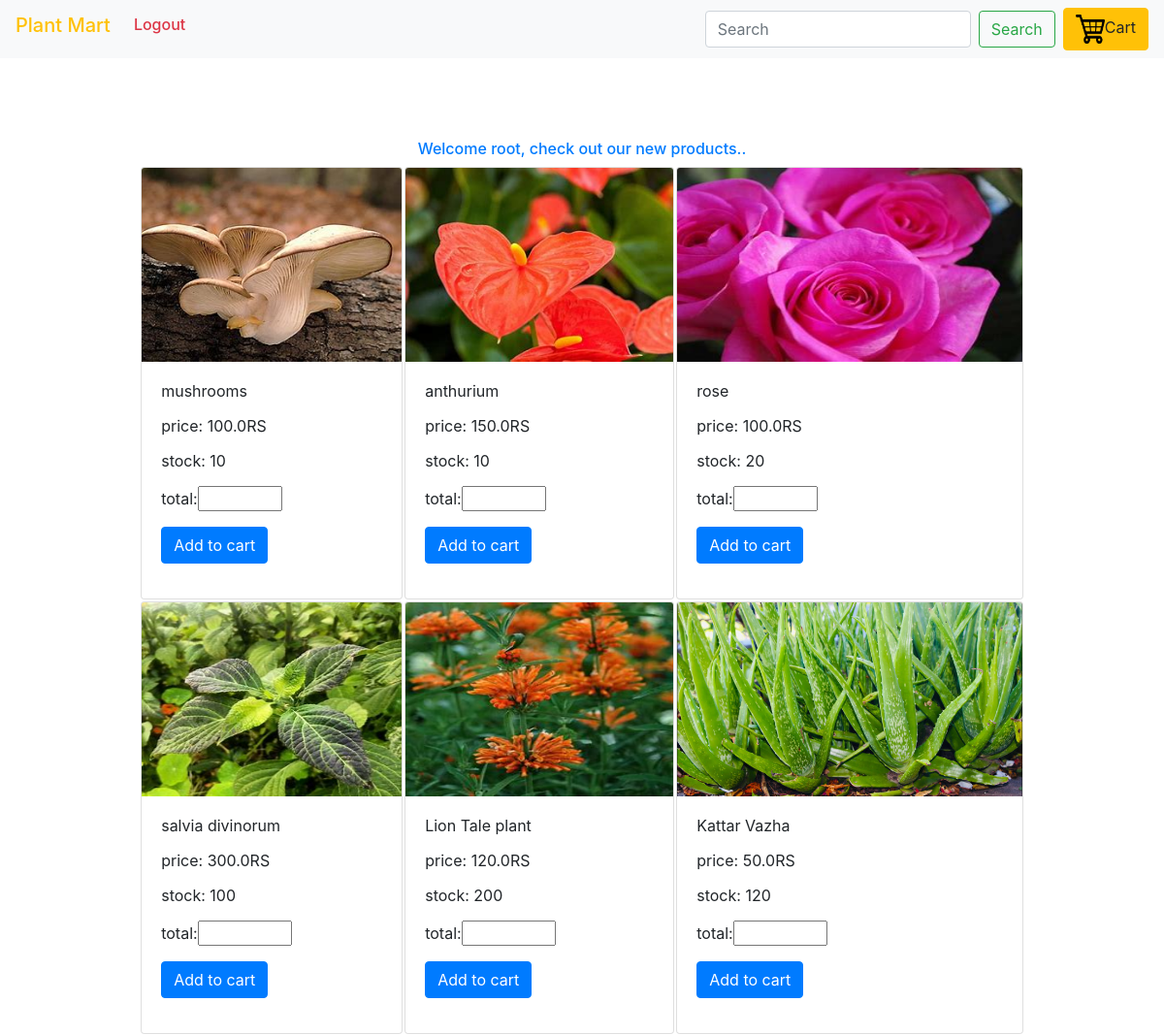
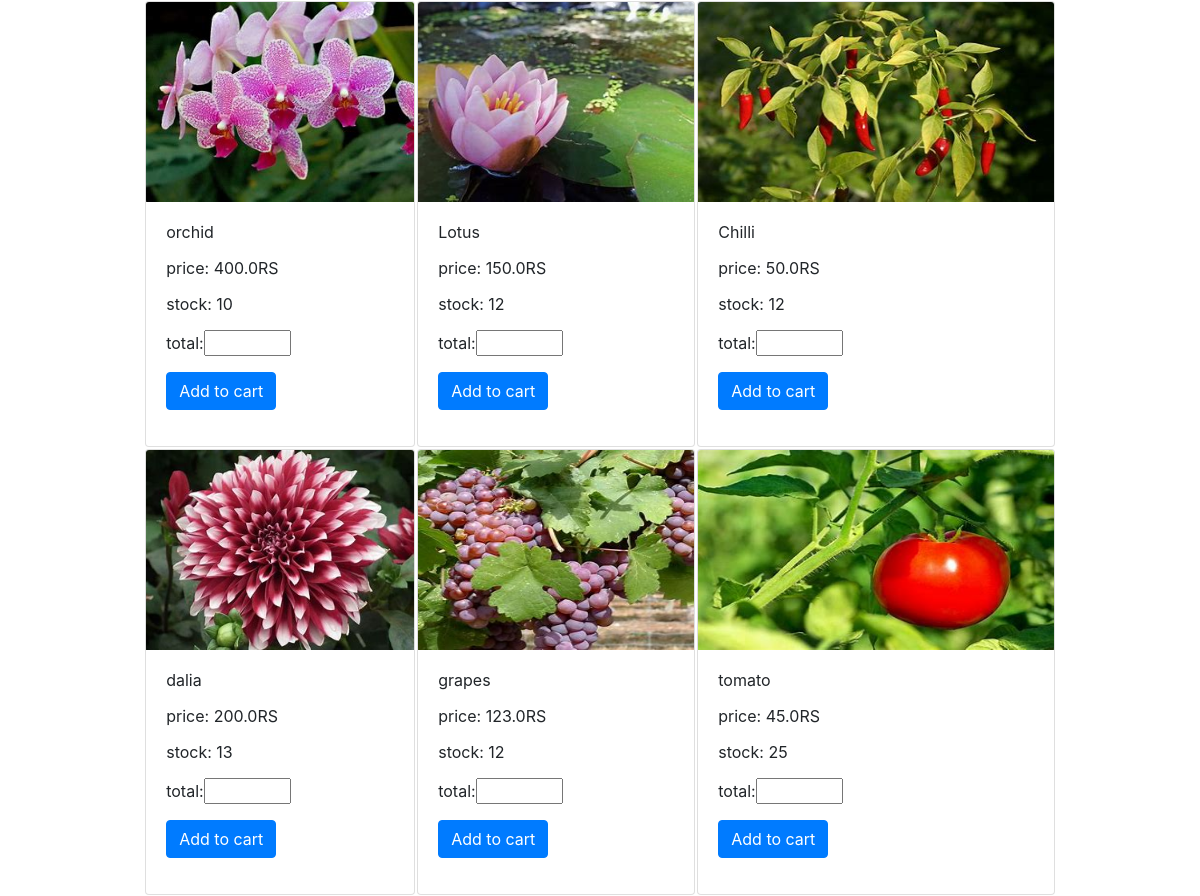
The app's page / (signed in) with its own data (2 pictures, top to bottom).
### products/models.py (models this page shows)
class siteimage(models.Model):
    image = models.ImageField(max_length=3500)
    name = models.TextField(max_length=100)

class product(models.Model):
    name = models.TextField(max_length=300)
    price = models.FloatField()
    stock = models.IntegerField()
    image = models.ImageField(max_length=3500)

### products/views.py (the view)
# urls.py: path("",views.index,name="home"),
def index(request):
    products = models.product.objects.all()
    return render(request,"products.html",{'products':products,'logo':siteimages})

### products/templates/products.html (shortened to what this page needs)
{%include 'navbar.html'%}
<body>
    {%if request.user.is_authenticated%}
    <center>
          <h6 class="text-primary">Welcome {{request.user}}, check out our new products..</h6>
    </center>
    {%endif%}
    <center>
        <table>
            {%for i in products%}
            {%if forloop.counter0|divisibleby:3 %}
            </tr><tr><td>
            {%else%}
            <td>
            {%endif%}
                <div class="card" style="height:10rem,width: 18rem;">
                    <img width="200px" height="200px" src="{{i.image}}" class="card-img-top" alt="...">
                    <div class="card-body">
                      <p class="card-text">{{i.name}}</p>
                      <p class="card-text">price: {{i.price}}RS</p>
                      <p class="card-text">stock: {{i.stock}}</p>
                      <form method="POST" action="{%url 'add_to_cart'%}">
                        <p class="card-text">total:<input required type="number" name="total" step="1" min="1" max="{{i.stock}}"></p>
                      <button type="submit" class="btn btn-primary">Add to cart</button>
                      </form>
                    </div>
                  </div>
            {%endfor%}
        </table>
    </center>
</body>

### products/templates/navbar.html (shortened to what this page needs)
<html>
    <head>
        <link rel="stylesheet" href="https://cdn.jsdelivr.net/npm/bootstrap@4.3.1/dist/css/bootstrap.min.css">
    </head>
    <body>
        <nav class="fixed-top navbar navbar-expand-lg navbar-light bg-light">
            <div class="collapse navbar-collapse" id="navbarTogglerDemo01">
              <a class="navbar-brand" href="/"><h5 class="text-warning">Plant Mart</h5></a>
              {%if request.user.is_authenticated%}
              <ul class="navbar-nav mr-auto mt-2 mt-lg-0">
                <li class="nav-item">
                    <a class="nav-link" href="{%url 'logout'%}"><h6 class="text-danger">Logout</h6></a>
                </li>
              </ul>
              {%endif%}
              <form class="form-inline my-2 my-lg-0">
                <input class="form-control mr-sm-2" type="search" placeholder="Search" aria-label="Search">
                <button class="btn btn-outline-success my-2 my-sm-0" type="submit">Search</button>
              </form>
              {%for i in logo%}
              {%if i.name == 'cart'%}
              <a href="{%url 'mycart'%}" >
                <button class="btn btn-warning ml-2" type="submit"><img width="30px" height="30px" src="{{i.image}}">Cart</button>
              </a>
              {%endif%}
              {%endfor%}
            </div>
          </nav>
          <br><br><br><br><br><br>
    </body>
</html>

### records on screen
siteimage: image (picture)
product: image (picture), name "mushrooms", price "100.0", stock "10"
product: image (picture), name "anthurium", price "150.0", stock "10"
product: image (picture), name "rose", price "100.0", stock "20"
product: image (picture), name "salvia divinorum", price "300.0", stock "100"
product: image (picture), name "Lion Tale plant", price "120.0", stock "200"
product: image (placeholder picture), name "Kattar Vazha", price "50.0", stock "120"
product: image (picture), name "orchid", price "400.0", stock "10"
product: image (picture), name "Lotus", price "150.0", stock "12"
product: image (picture), name "Chilli", price "50.0", stock "12"
product: image (picture), name "dalia", price "200.0", stock "13"
product: image (picture), name "grapes", price "123.0", stock "12"
product: image (picture), name "tomato", price "45.0", stock "25"

### other values on screen
{{ request.user }} "root"
